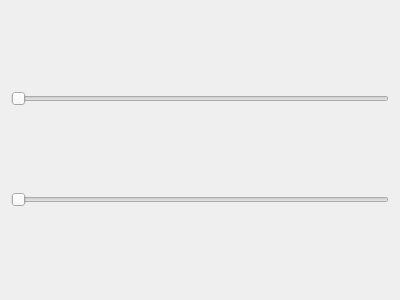
<?xml version="1.0" encoding="UTF-8"?>
<ui version="4.0">
 <class>MenuForm</class>
 <widget class="QWidget" name="MenuForm">
  <property name="geometry">
   <rect>
    <x>0</x>
    <y>0</y>
    <width>400</width>
    <height>300</height>
   </rect>
  </property>
  <property name="windowTitle">
   <string>Form</string>
  </property>
  <layout class="QHBoxLayout" name="horizontalLayout">
   <item>
    <layout class="QVBoxLayout" name="verticalLayout">
     <item>
      <widget class="QSlider" name="horizontalSlider_2">
       <property name="orientation">
        <enum>Qt::Orientation::Horizontal</enum>
       </property>
      </widget>
     </item>
     <item>
      <widget class="QSlider" name="horizontalSlider">
       <property name="orientation">
        <enum>Qt::Orientation::Horizontal</enum>
       </property>
      </widget>
     </item>
    </layout>
   </item>
  </layout>
 </widget>
 <resources/>
 <connections/>
</ui>
